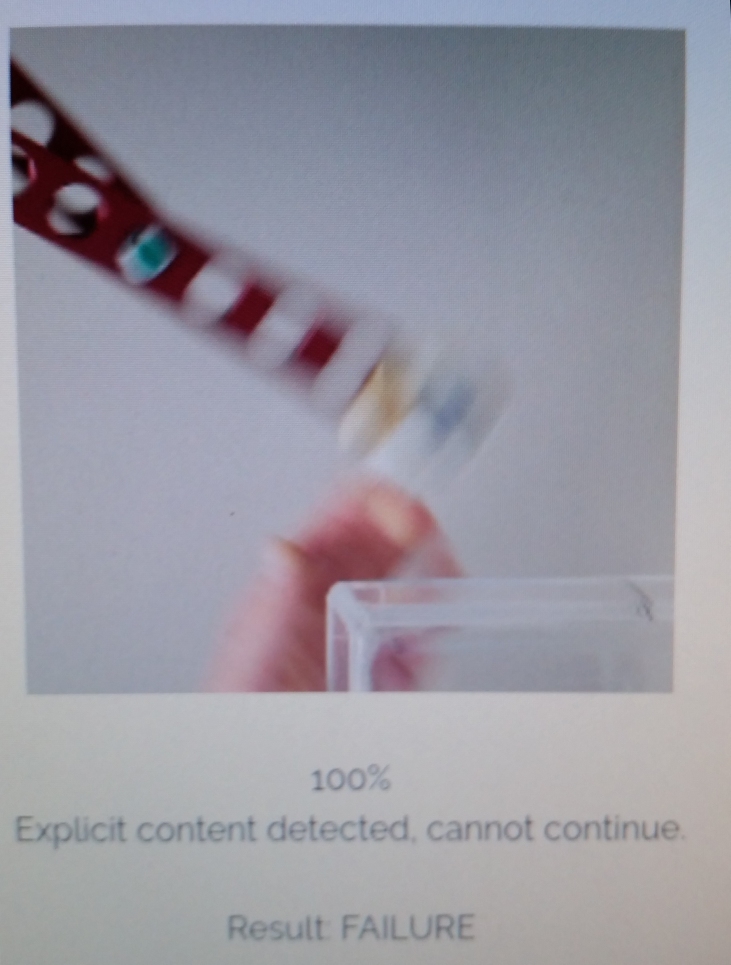
#> input picture images/Explicit.jpg, 2921 x 3857 px, given in place of C0263.MP4, which was not available (shown at 1/4 size)
$ python 'main r2 - OpenCV.py'
#> lines starting #> are read from the running program, lines starting #| are printed output that depends on the picture; after the words box and inside, x2 and y2 are one past the last pixel; in counts of white or black regions, pixels touching at a corner belong together; pictures that were not available may be replaced by others from this repository, and a replacement may not be noted
import cv2
import numpy as np
from scipy import ndimage


imageWidth = 1080
imageHeight = 1920

windowWidth = 500
windowHeight = 500

nodeTrails = None


# Define bounds for node colours.
# This will be used to create the mask

blueLowerLimit = np.array([90,70,50]) # setting the blue lower limit
blueUpperLimit = np.array([139,255,255]) # setting the blue upper limit

greenLowerLimit = np.array([65,50,50])
greenUpperLimit = np.array([85,255,255])

yellowLowerLimit = np.array([14, 140, 150])
yellowUpperLimit = np.array([24, 255, 255])

pinkLowerLimit = np.array([160, 130, 90])
pinkUpperLimit = np.array([165, 255, 255])

redLowerLimit = np.array([170, 40, 40])
redUpperLimit = np.array([180, 255, 255])

bronzeLowerLimit = np.array([12, 50, 10])
bronzeUpperLimit = np.array([45, 255, 255])


def center(mask):

    # Calculate center point.

    labels, nlabels = ndimage.label(mask)

    greenCenter = ndimage.center_of_mass(mask, labels, np.arange(nlabels) + 1 )

    # calc sum of each label, this gives the number of pixels belonging to the blob
    maskSize = ndimage.sum(mask, labels, np.arange(nlabels) + 1 )

    # print the center of mass of the largest blob
    try:
        centerCoords = greenCenter[maskSize.argmax()] # notation of output (y,x)
    except ValueError:
        return (-1, -1, 0)

    y = centerCoords[0]
    x = centerCoords[1]

    return x, y, int(maskSize[0])


for recording in range(263, 275):


    n = 0

    dataFile = open("extractedData-"+str(recording)+".csv", "w")
    dataFile.close()

    dataFile = open("extractedData-"+str(recording)+".csv", "a")

    cap = cv2.VideoCapture("footage-r2/C0" + str(recording) + ".MP4")

    print("Reading", recording, cap)

    while True:


        ret, frame = cap.read() # Read the frame.
#> frame is the input picture: shape (3857, 2921, 3); mean B, G, R 161.7, 151.4, 152.4
        # 'ret' will return a 1 if frame exists else 0


        # Flip frame vertically:
        frame = cv2.flip(frame, 0)
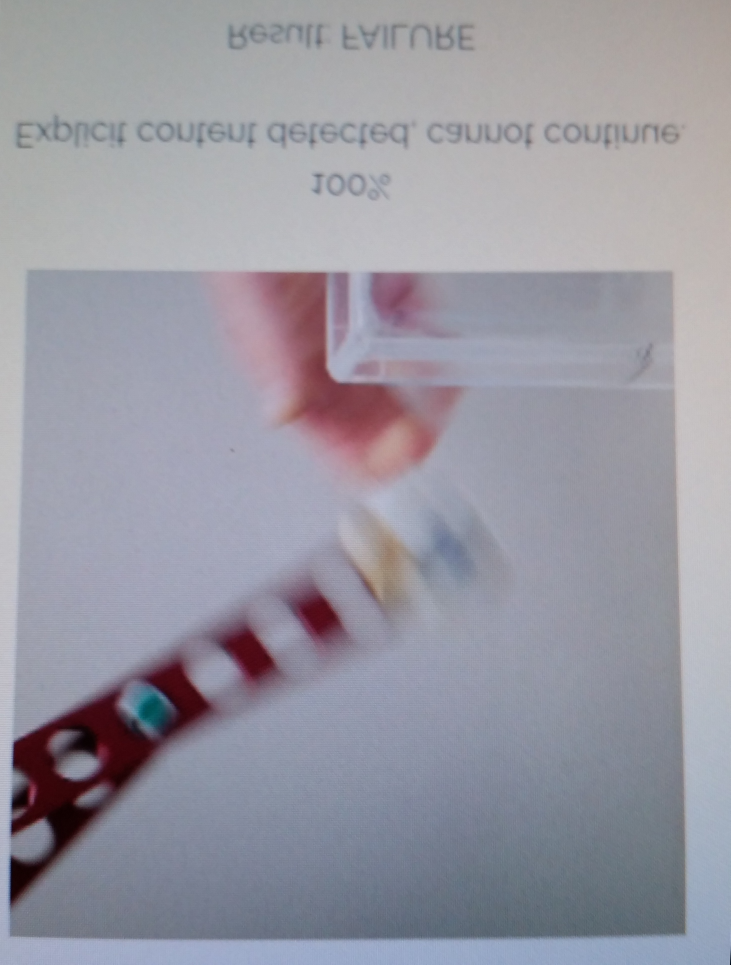
#> frame: shape (3857, 2921, 3) (shown at 1/4 size); mean B, G, R 161.7, 151.4, 152.4

        # Crop the frame
        # [top:bottom, left:right]

        try:
            frame = frame[500:1400, 80:1000]
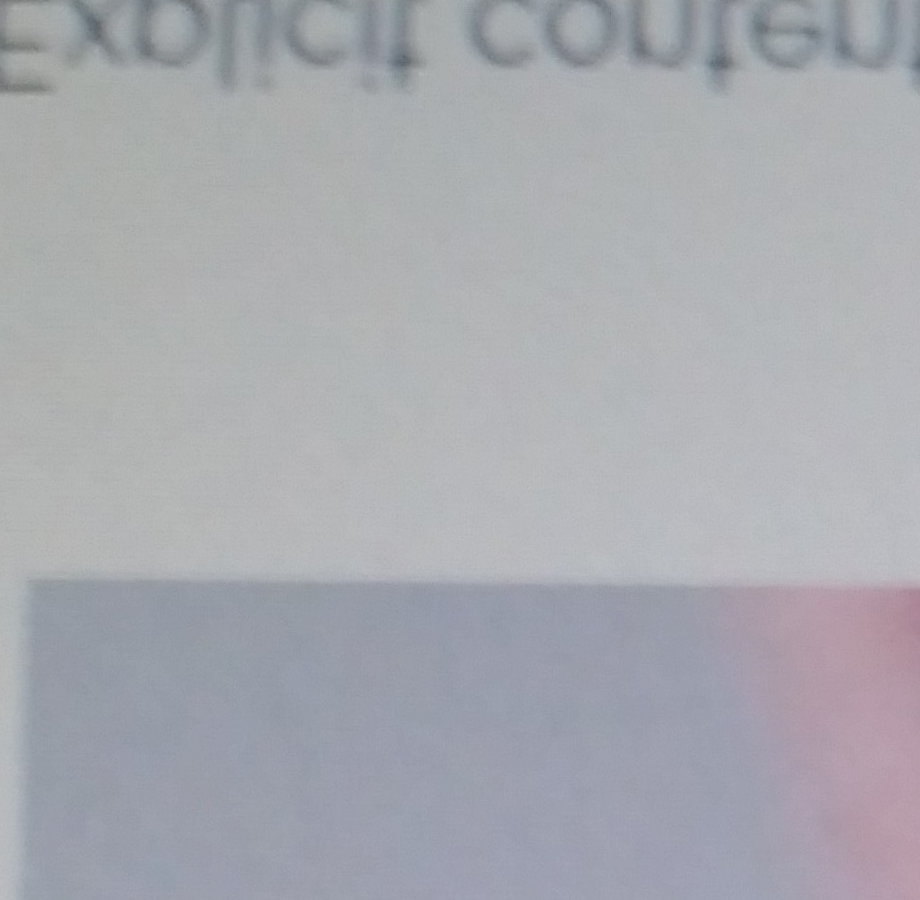
#> frame: shape (900, 920, 3); mean B, G, R 176, 169.8, 168.4
        except TypeError:
            break


        # Change color format from BGR to HSV
        hsv = cv2.cvtColor(frame, cv2.COLOR_BGR2HSV)
#> hsv: shape (900, 920, 3); mean H, S, V 106.7, 14.1, 176.6


        # Creat the mask using inRange() function
        # This will produce an image where the color of the objects
        # falling in the range will turn white and rest will be black

        blueMask = cv2.inRange(hsv, blueLowerLimit, blueUpperLimit)
#> blueMask: shape (900, 920); every value is 0
        yellowMask = cv2.inRange(hsv, yellowLowerLimit, yellowUpperLimit)
        pinkMask = cv2.inRange(hsv, pinkLowerLimit, pinkUpperLimit)
        greenMask = cv2.inRange(hsv, greenLowerLimit, greenUpperLimit)

        redMask = cv2.inRange(hsv, redLowerLimit, redUpperLimit)
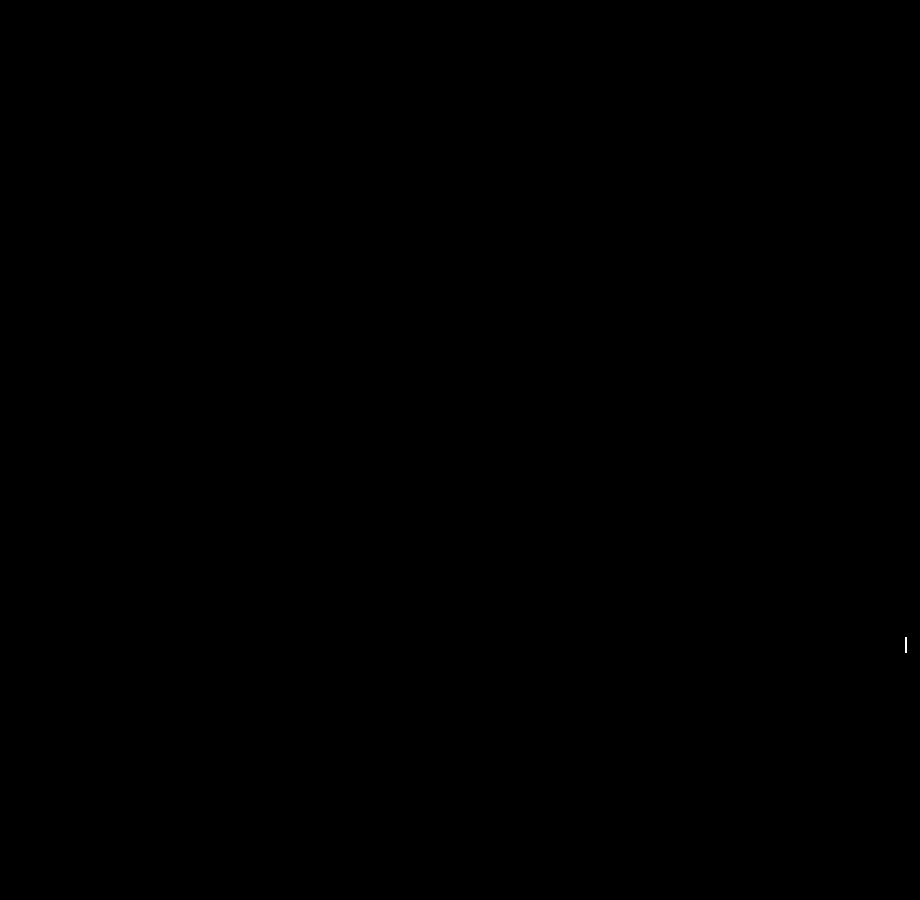
#> redMask: shape (900, 920); 0% white in thin lines or dots, all inside (x1, y1, x2, y2) = (905, 637, 907, 653)
        bronzeMask = cv2.inRange(hsv, bronzeLowerLimit, bronzeUpperLimit)


        greenX, greenY, greenSize = center(greenMask)
#> in center, `labels, nlabels = ndimage.label(mask)`: labels: shape (900, 920) int32; every value is 0
#> in center, `labels, nlabels = ndimage.label(mask)`: nlabels = 0
#> in center, `greenCenter = ndimage.center_of_mass(mask, labels, np.arange(nlabels) ..`: greenCenter = []
#> in center, `maskSize = ndimage.sum(mask, labels, np.arange(nlabels) + 1 )`: maskSize = empty array
#> greenX = -1; greenY = -1; greenSize = 0
        yellowX, yellowY, yellowSize = center(yellowMask)
#> yellowX = -1; yellowY = -1; yellowSize = 0
        pinkX, pinkY, pinkSize = center(pinkMask)
#> pinkX = -1; pinkY = -1; pinkSize = 0
        blueX, blueY, blueSize = center(blueMask)
#> blueX = -1; blueY = -1; blueSize = 0


        # Give colour to the mask.

        blue = cv2.bitwise_or(frame, frame, mask=blueMask)
#> blue: shape (900, 920, 3); every value is 0
        yellow = cv2.bitwise_or(frame, frame, mask=yellowMask)
        pink = cv2.bitwise_or(frame, frame, mask=pinkMask)
        green = cv2.bitwise_or(frame, frame, mask=greenMask)

        red = cv2.bitwise_or(frame, frame, mask=redMask)
        bronze = cv2.bitwise_or(frame, frame, mask=bronzeMask)


        #cv2.namedWindow("image", cv2.WINDOW_NORMAL)
        #cv2.resizeWindow('image', windowWidth, windowHeight)
        #cv2.imshow('image', frame) # to display the original frame


        showNodes = blue
        showNodes = cv2.add(showNodes, yellow)
        showNodes = cv2.add(showNodes, green)
        showNodes = cv2.add(showNodes, pink)

        arms = cv2.add(bronze, red)

        cv2.circle(showNodes, (int(greenX), int(greenY)), 3, (0, 255, 0), 3)
#> showNodes: shape (900, 920, 3); mean B, G, R 0, 0, 0
        cv2.circle(showNodes, (int(blueX), int(blueY)), 3, (255, 0, 0), 3)
#> showNodes: shape (900, 920, 3); mean B, G, R 0, 0, 0
        cv2.circle(showNodes, (int(yellowX), int(yellowY)), 3, (0, 255, 255), 3)
#> showNodes: shape (900, 920, 3); mean B, G, R 0, 0, 0
        cv2.circle(showNodes, (int(pinkX), int(pinkY)), 3, (100, 100, 255), 3)
#> showNodes: shape (900, 920, 3); mean B, G, R 0, 0, 0


        cv2.namedWindow("det", cv2.WINDOW_NORMAL)

        cv2.resizeWindow('det', windowWidth, windowHeight)

        if (n == 0):
            nodeTrails = showNodes

        nodeTrails = cv2.addWeighted(nodeTrails, 1, showNodes, 0.4, 0)

        display = cv2.addWeighted(nodeTrails, 1, arms, 0.5, 0)

        cv2.imshow('det', display) # to display the blue object output
        #cv2.imshow('det', nodeTrails) # to display the blue object output
        #cv2.imshow('det', showNodes) # to display the blue object output


        data = (str(recording)+","+str(n)+","+
                str(blueX)+","+str(blueY)+","+str(blueSize)+","+
                str(yellowX)+","+str(yellowY)+","+str(yellowSize)+","+
                str(pinkX)+","+str(pinkY)+","+str(pinkSize)+","+
                str(greenX)+","+str(greenY)+","+str(greenSize)+"\n")

        #print(data)

        if cv2.waitKey(1)==27:
#> (key Esc is pressed here)
            break


        dataFile.write(data)

        n = n + 1


    cap.release()

    cv2.destroyAllWindows()

    dataFile.close()

print("Done")
